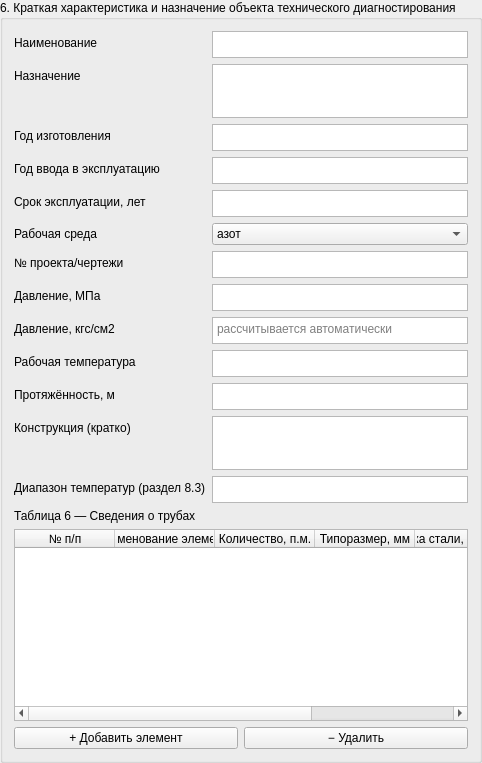
<widget class="QGroupBox" name="obj_group">
 <property name="title"><string>6. Краткая характеристика и назначение объекта технического диагностирования</string></property>
<layout class="QVBoxLayout" name="obj_group_vlayout">
<item><layout class="QFormLayout" name="formLayout_1">
<item row="0" column="0">
 <widget class="QLabel" name="label_objname_section6"><property name="text"><string>Наименование</string></property></widget>
</item>
<item row="0" column="1">
 <widget class="QPlainTextEdit" name="obj_name_section6">
 <property name="minimumSize"><size><width>0</width><height>27</height></size></property>
 <property name="maximumSize"><size><width>16777215</width><height>27</height></size></property>
 <property name="placeholderText"><string /></property>
</widget>
</item>
<item row="1" column="0">
 <widget class="QLabel" name="label_objpurpose"><property name="text"><string>Назначение</string></property></widget>
</item>
<item row="1" column="1">
 <widget class="QPlainTextEdit" name="obj_purpose">
 <property name="minimumSize"><size><width>0</width><height>54</height></size></property>
 <property name="maximumSize"><size><width>16777215</width><height>54</height></size></property>
 <property name="placeholderText"><string /></property>
</widget>
</item>
<item row="2" column="0">
 <widget class="QLabel" name="label_7"><property name="text"><string>Год изготовления</string></property></widget>
</item>
<item row="2" column="1">
 <widget class="QPlainTextEdit" name="year_made">
 <property name="minimumSize"><size><width>0</width><height>27</height></size></property>
 <property name="maximumSize"><size><width>16777215</width><height>27</height></size></property>
 <property name="placeholderText"><string /></property>
</widget>
</item>
<item row="3" column="0">
 <widget class="QLabel" name="label_8"><property name="text"><string>Год ввода в эксплуатацию</string></property></widget>
</item>
<item row="3" column="1">
 <widget class="QPlainTextEdit" name="year_start">
 <property name="minimumSize"><size><width>0</width><height>27</height></size></property>
 <property name="maximumSize"><size><width>16777215</width><height>27</height></size></property>
 <property name="placeholderText"><string /></property>
</widget>
</item>
<item row="4" column="0">
 <widget class="QLabel" name="label_9"><property name="text"><string>Срок эксплуатации, лет</string></property></widget>
</item>
<item row="4" column="1">
 <widget class="QPlainTextEdit" name="years_of_operation">
 <property name="minimumSize"><size><width>0</width><height>27</height></size></property>
 <property name="maximumSize"><size><width>16777215</width><height>27</height></size></property>
 <property name="placeholderText"><string /></property>
</widget>
</item>
<item row="5" column="0">
 <widget class="QLabel" name="label_10"><property name="text"><string>Рабочая среда</string></property></widget>
</item>
<item row="5" column="1">
 <widget class="QComboBox" name="work_medium">
<item><property name="text"><string>азот</string></property></item>
<item><property name="text"><string>воздух</string></property></item>
<item><property name="text"><string>кислород</string></property></item>
<item><property name="text"><string>гелий</string></property></item>
<item><property name="text"><string>аргон</string></property></item>
</widget>
</item>
<item row="6" column="0">
 <widget class="QLabel" name="label_11"><property name="text"><string>№ проекта/чертежи</string></property></widget>
</item>
<item row="6" column="1">
 <widget class="QPlainTextEdit" name="project_docs">
 <property name="minimumSize"><size><width>0</width><height>27</height></size></property>
 <property name="maximumSize"><size><width>16777215</width><height>27</height></size></property>
 <property name="placeholderText"><string /></property>
</widget>
</item>
<item row="7" column="0">
 <widget class="QLabel" name="label_12"><property name="text"><string>Давление, МПа</string></property></widget>
</item>
<item row="7" column="1">
 <widget class="QPlainTextEdit" name="p_rab_mpa">
 <property name="minimumSize"><size><width>0</width><height>27</height></size></property>
 <property name="maximumSize"><size><width>16777215</width><height>27</height></size></property>
 <property name="placeholderText"><string /></property>
</widget>
</item>
<item row="8" column="0">
 <widget class="QLabel" name="label_13"><property name="text"><string>Давление, кгс/см2</string></property></widget>
</item>
<item row="8" column="1">
 <widget class="QPlainTextEdit" name="p_rab_kgs">
 <property name="minimumSize"><size><width>0</width><height>27</height></size></property>
 <property name="maximumSize"><size><width>16777215</width><height>27</height></size></property>
 <property name="readOnly"><bool>true</bool></property>
 <property name="placeholderText"><string>рассчитывается автоматически</string></property>
</widget>
</item>
<item row="9" column="0">
 <widget class="QLabel" name="label_14"><property name="text"><string>Рабочая температура</string></property></widget>
</item>
<item row="9" column="1">
 <widget class="QPlainTextEdit" name="work_temp">
 <property name="minimumSize"><size><width>0</width><height>27</height></size></property>
 <property name="maximumSize"><size><width>16777215</width><height>27</height></size></property>
 <property name="placeholderText"><string /></property>
</widget>
</item>
<item row="10" column="0">
 <widget class="QLabel" name="label_15"><property name="text"><string>Протяжённость, м</string></property></widget>
</item>
<item row="10" column="1">
 <widget class="QPlainTextEdit" name="length_m">
 <property name="minimumSize"><size><width>0</width><height>27</height></size></property>
 <property name="maximumSize"><size><width>16777215</width><height>27</height></size></property>
 <property name="placeholderText"><string /></property>
</widget>
</item>
<item row="11" column="0">
 <widget class="QLabel" name="label_16"><property name="text"><string>Конструкция (кратко)</string></property></widget>
</item>
<item row="11" column="1">
 <widget class="QPlainTextEdit" name="construction_desc">
 <property name="minimumSize"><size><width>0</width><height>54</height></size></property>
 <property name="maximumSize"><size><width>16777215</width><height>54</height></size></property>
 <property name="placeholderText"><string /></property>
</widget>
</item>
<item row="12" column="0">
 <widget class="QLabel" name="label_worktemprange"><property name="text"><string>Диапазон температур (раздел 8.3)</string></property></widget>
</item>
<item row="12" column="1">
 <widget class="QPlainTextEdit" name="work_temp_range">
 <property name="minimumSize"><size><width>0</width><height>27</height></size></property>
 <property name="maximumSize"><size><width>16777215</width><height>27</height></size></property>
 <property name="placeholderText"><string /></property>
</widget>
</item>
</layout></item>
<item><widget class="QLabel" name="label_pipe_materials_caption"><property name="text"><string>Таблица 6 — Сведения о трубах</string></property></widget></item>
<item><widget class="QTableWidget" name="table_pipe_materials">
 <property name="minimumSize"><size><width>0</width><height>120</height></size></property>
 <property name="rowCount"><number>0</number></property>
 <property name="columnCount"><number>6</number></property>
 <column><property name="text"><string>№ п/п</string></property></column>
 <column><property name="text"><string>Наименование элемента</string></property></column>
 <column><property name="text"><string>Количество, п.м.</string></property></column>
 <column><property name="text"><string>Типоразмер, мм</string></property></column>
 <column><property name="text"><string>Марка стали, ГОСТ или ТУ</string></property></column>
 <column><property name="text"><string>Трубы, ГОСТ или ТУ</string></property></column>
</widget></item>
<item><layout class="QHBoxLayout" name="pipe_materials_buttons">
<item><widget class="QPushButton" name="pushButt_addPipeMaterial"><property name="text"><string>+ Добавить элемент</string></property></widget></item>
<item><widget class="QPushButton" name="pushButt_removePipeMaterial"><property name="text"><string>− Удалить</string></property></widget></item>
</layout></item>
</layout>
</widget>
